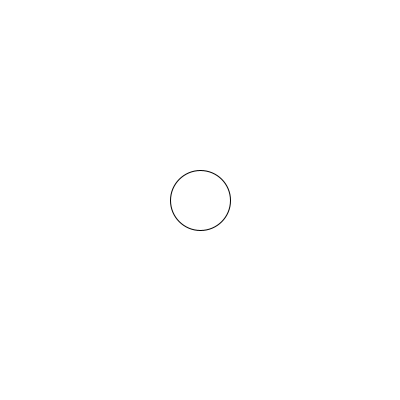
Frame 1 (no input)
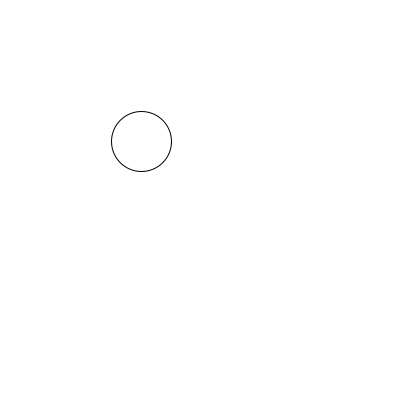
Frame 60 (the mouse pressed at the canvas centre just before this capture)
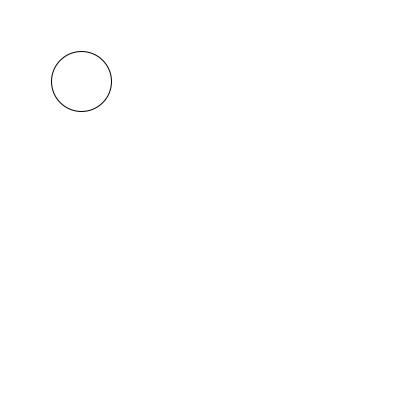
Frame 120 (the mouse held since frame 60 and released just before this capture)

The Processing sketch that drew these frames (run headless with seeded random() and noise(); from frame 60 on, the mouse is pressed at the canvas centre):

// Processing sketch: travelling_circle
// ── travelling_circle.pde
float x = 200;
float y = 200;

void setup()
{
  size(400,400);
}
void draw()
{
  background(255,255,255);
  ellipse(x, y, 60, 60);
  x = x-1;
  y=y-1;
}
